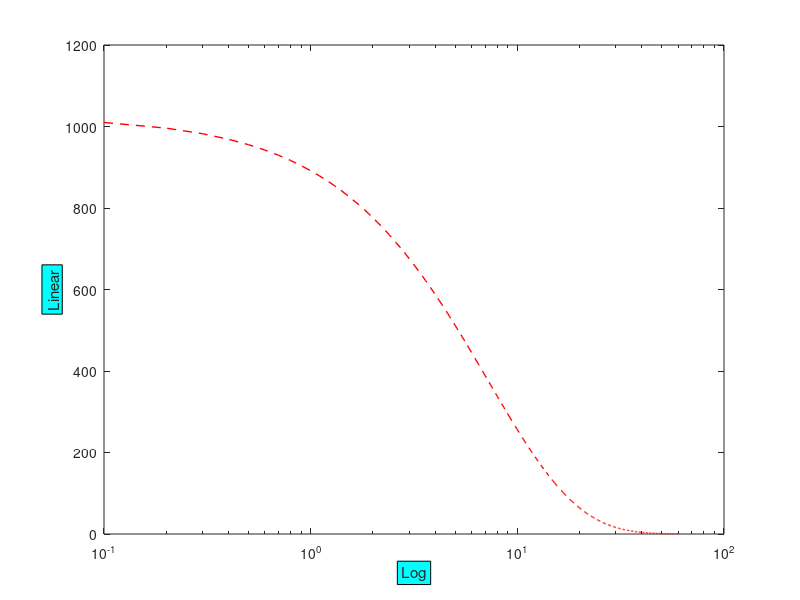

This figure's MATLAB source: (Note: this script raises an error after producing the figure.)
% Plotting of Logarithmic graphs ( LogvsL ) :     y = 2^(-0.2x + 10)    for  0.1<=x<=60

x = [0.1:0.1:60];
 y = 2.^(-0.2*x + 10);
 semilogx(x,y,'--r','LineWidth',1);
 xlabel('Log','EdgeColor','k','BackgroundColor','c');
 ylabel('Linear','EdgeColor','k','BackgroundColor','c');
 title("y = 2^{-0.2x + 10} ;    0.1 <= x <= 60",'FontSize',15,'FontAngle','italic','Color','b','FontWeight','light');